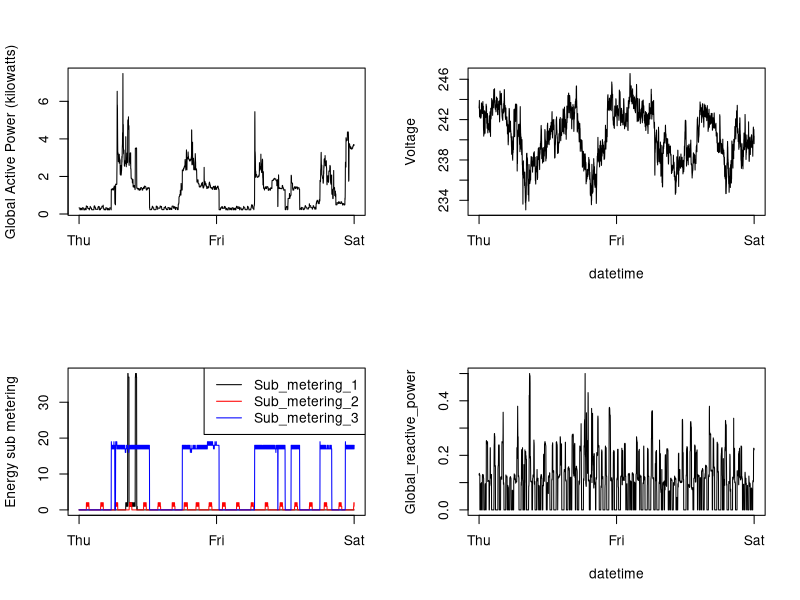

The R script that drew this image:
#plot4.R
data <- read.csv("powerData.csv", header = TRUE)

# save current parameters
oldPar <- par()

png(filename = "plot4.png", width = 480, height = 480)

par(mfrow = c(2,2))

# plot2
plot(data$Global_active_power, type = "l", xaxt="n", ylab="Global Active Power (kilowatts)",xlab="")
axis(1, at = c(1, 1440, 2880), labels = c("Thu", "Fri", "Sat"))

# voltage
plot(data$Voltage, type = "l", xaxt="n", ylab="Voltage",xlab="datetime")
axis(1, at = c(1, 1440, 2880), labels = c("Thu", "Fri", "Sat"))

# plot3
plot(data$Sub_metering_1, type = 'l', xaxt='n', col='black', ylab='Energy sub metering',xlab='')
lines(data$Sub_metering_2, col = 'red')
lines(data$Sub_metering_3, col = 'blue')
legend("topright",
       legend = c("Sub_metering_1", "Sub_metering_2", "Sub_metering_3"), 
       lty=c(1,1,1),
       col=c("black","red","blue"))
axis(1, at = c(1, 1440, 2880), labels = c("Thu", "Fri", "Sat"))

# global reactive power
plot(data$Global_reactive_power, type = "l", xaxt="n", ylab="Global_reactive_power",xlab="datetime")
axis(1, at = c(1, 1440, 2880), labels = c("Thu", "Fri", "Sat"))

dev.off()

# restore parameters
par(oldPar)